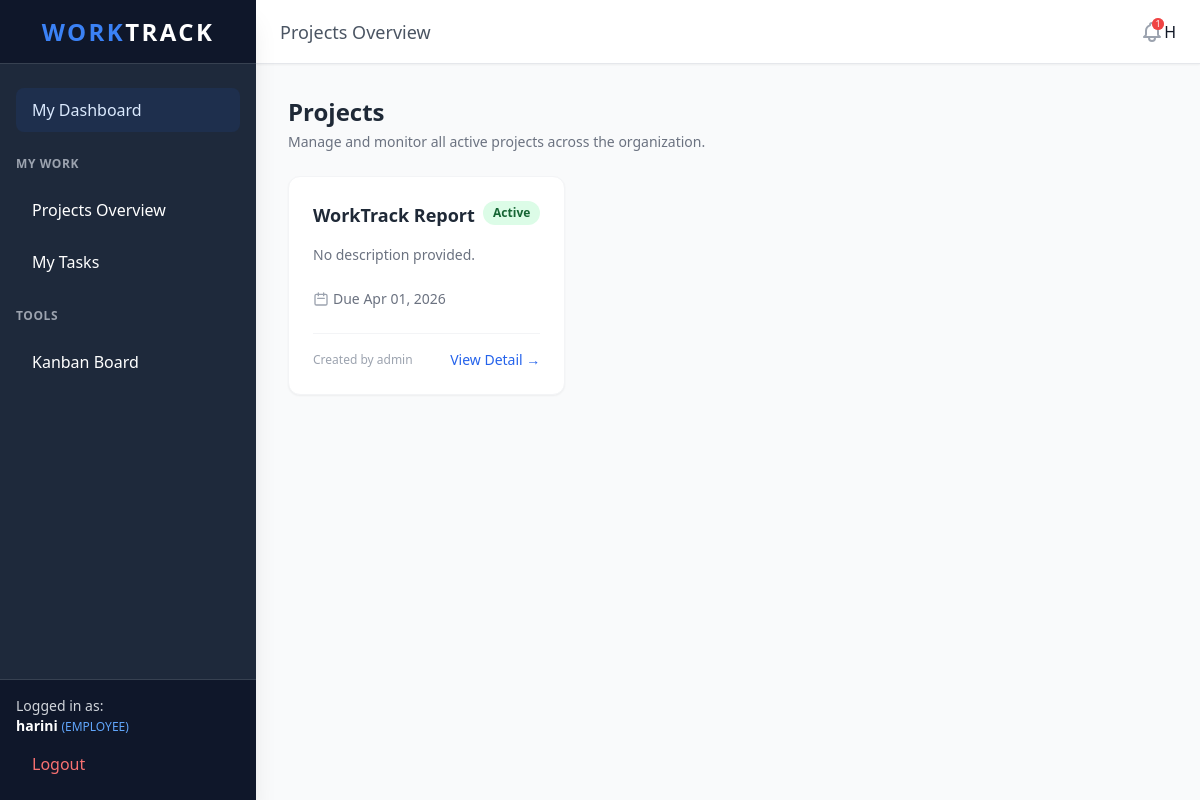
The app's page /projects/ (signed in) with its own data.
### core/models.py (models this page shows, shortened)
class User(AbstractUser):
    class Role(models.TextChoices):
        ADMIN = 'ADMIN', _('Admin')
        EMPLOYEE = 'EMPLOYEE', _('Employee')
    role = models.CharField(
        max_length=50,
        choices=Role.choices,
        default=Role.EMPLOYEE,
    )

class Project(models.Model):
    title = models.CharField(max_length=200)
    description = models.TextField(blank=True)
    start_date = models.DateField()
    end_date = models.DateField()
    created_by = models.ForeignKey(User, on_delete=models.CASCADE, related_name='created_projects')
    created_at = models.DateTimeField(auto_now_add=True)

### core/views.py (the view)
# urls.py: path('projects/', views.project_list, name='project_list'),
@login_required
def project_list(request):
    from .models import Project
    if request.user.role == 'ADMIN':
        projects = Project.objects.all().order_by('-created_at')
    else:
        projects = Project.objects.filter(tasks__assigned_to=request.user).distinct().order_by('-created_at')
    return render(request, 'projects/project_list.html', {'projects': projects})

### core/context_processors.py (called while the page is built)
def unread_notifications(request):
    if request.user.is_authenticated:
        return {
            'notifications': request.user.notifications.filter(is_read=False).order_by('-created_at')[:5],
            'unread_count': request.user.notifications.filter(is_read=False).count()
        }
    return {}

### templates/projects/project_list.html (shortened to what this page needs)
{% extends 'base.html' %}
{% block header_title %}Projects Overview{% endblock %}
{% block content %}
<div class="mb-6 flex justify-between items-center">
    <div>
        <h2 class="text-2xl font-bold text-gray-800">Projects</h2>
        <p class="text-gray-500 text-sm mt-1">Manage and monitor all active projects across the organization.</p>
    </div>
</div>
<div class="grid grid-cols-1 md:grid-cols-2 lg:grid-cols-3 gap-6" id="projects-container">
    {% for project in projects %}
    <div class="bg-white rounded-xl shadow-sm border border-gray-100 p-6 hover:shadow-md transition flex flex-col justify-between">
        <div>
            <div class="flex justify-between items-start mb-4">
                <h3 class="font-bold text-lg text-gray-800">{{ project.title }}</h3>
                <span class="px-2.5 py-1 text-xs font-semibold bg-green-100 text-green-800 rounded-full">Active</span>
            </div>
            <p class="text-gray-500 text-sm mb-6 line-clamp-2">{{ project.description|default:"No description provided." }}</p>
            <div class="flex items-center justify-between text-sm text-gray-500 mb-4">
                <div class="flex items-center">
                    <svg class="w-4 h-4 mr-1 text-gray-400" fill="none" stroke="currentColor" viewBox="0 0 24 24"><path stroke-linecap="round" stroke-linejoin="round" stroke-width="2" d="M8 7V3m8 4V3m-9 8h10M5 21h14a2 2 0 002-2V7a2 2 0 00-2-2H5a2 2 0 00-2 2v12a2 2 0 002 2z"></path></svg>
                    Due {{ project.end_date|date:"M d, Y" }}
                </div>
            </div>
        </div>
        <div>
            <div class="flex justify-between items-center border-t border-gray-100 pt-4 mt-2">
                <span class="text-xs text-gray-400">Created by {{ project.created_by.username }}</span>
                <a href="{% url 'project_detail' project.id %}" class="text-sm font-medium text-blue-600 hover:text-blue-800">View Detail &rarr;</a>
            </div>
        </div>
    </div>
    {% empty %}
    <div class="col-span-full py-10 text-center text-gray-500 bg-white rounded-xl border border-gray-100 shadow-sm">
        No projects found.
    </div>
    {% endfor %}
</div>
{% endblock %}

### templates/base.html (shortened to what this page needs)
<!DOCTYPE html>
<html lang="en">
<head>
    <script src="https://cdn.tailwindcss.com"></script>
</head>
<body class="bg-gray-50 text-gray-900 min-h-screen flex">
    {% if user.is_authenticated %}
    <aside class="w-64 bg-[#1e293b] text-white flex flex-col hidden md:flex shadow-xl z-20">
        <div class="h-16 flex items-center justify-center font-bold text-2xl tracking-widest border-b border-gray-700 bg-[#0f172a]">
            <span class="text-blue-500">WORK</span>TRACK
        </div>
        <nav class="flex-1 px-4 py-6 space-y-2 overflow-y-auto">
            {% if user.role == 'ADMIN' %}
            <a href="{% url 'dashboard' %}" class="block px-4 py-2.5 rounded-lg transition-all duration-200 hover:bg-blue-600 hover:translate-x-1">Admin Dashboard</a>
            <div class="pt-4 pb-2 text-xs font-semibold text-gray-400 uppercase tracking-wider">Management</div>
            <a href="{% url 'project_list' %}" class="block px-4 py-2.5 rounded-lg transition-all duration-200 hover:bg-gray-700 hover:translate-x-1">Projects</a>
            <a href="{% url 'employee_list' %}" class="block px-4 py-2.5 rounded-lg transition-all duration-200 hover:bg-gray-700 hover:translate-x-1">Employees</a>
            <a href="{% url 'admin:index' %}" class="block px-4 py-2.5 rounded-lg transition-all duration-200 hover:bg-gray-700 hover:translate-x-1 text-yellow-400 flex items-center justify-between">
                <span>Database Admin</span>
                <svg class="w-4 h-4 opacity-50" fill="none" stroke="currentColor" viewBox="0 0 24 24"><path stroke-linecap="round" stroke-linejoin="round" stroke-width="2" d="M10 6H6a2 2 0 00-2 2v10a2 2 0 002 2h10a2 2 0 002-2v-4M14 4h6m0 0v6m0-6L10 14"></path></svg>
            </a>
            {% else %}
            <a href="{% url 'dashboard' %}" class="block px-4 py-2.5 rounded-lg transition-all duration-200 hover:bg-blue-600 hover:translate-x-1 bg-blue-600/10 text-blue-100 font-medium">My Dashboard</a>
            <div class="pt-4 pb-2 text-xs font-semibold text-gray-400 uppercase tracking-wider">My Work</div>
            <a href="{% url 'project_list' %}" class="block px-4 py-2.5 rounded-lg transition-all duration-200 hover:bg-gray-700 hover:translate-x-1">Projects Overview</a>
            <a href="{% url 'my_tasks' %}" class="block px-4 py-2.5 rounded-lg transition-all duration-200 hover:bg-gray-700 hover:translate-x-1">My Tasks</a>
            {% endif %}
            <div class="pt-4 pb-2 text-xs font-semibold text-gray-400 uppercase tracking-wider">Tools</div>
            <a href="{% url 'kanban' %}" class="block px-4 py-2.5 rounded-lg transition-all duration-200 hover:bg-gray-700 hover:translate-x-1">Kanban Board</a>
        </nav>
        <div class="p-4 border-t border-gray-700 bg-[#0f172a]">
            <div class="mb-2 text-sm text-gray-300">Logged in as:<br><strong class="text-white">{{ user.username }}</strong> <span class="text-xs text-blue-400">({{ user.role }})</span></div>
            <form method="post" action="{% url 'logout' %}">
                <button type="submit" class="w-full text-left px-4 py-2 text-red-400 hover:text-white transition-colors duration-200 rounded-lg hover:bg-red-600/80">Logout</button>
            </form>
        </div>
    </aside>
    {% endif %}
    <main class="flex-1 flex flex-col h-screen overflow-hidden">
        {% if user.is_authenticated %}
        <header class="h-16 bg-white shadow-sm border-b border-gray-200 flex items-center justify-between px-6 z-10">
            <div class="hidden md:block font-medium text-gray-600 text-lg">
                {% block header_title %}Dashboard{% endblock %}
            </div>
            <div class="flex items-center space-x-5">
                <div class="relative group">
                    <button class="text-gray-400 hover:text-blue-600 transition relative focus:outline-none py-2">
                        {% if unread_count > 0 %}
                        <span class="absolute top-1.5 right-0 flex h-3 w-3">
                          <span class="relative inline-flex rounded-full h-3 w-3 bg-red-500 text-[9px] text-white justify-center items-center">{{ unread_count }}</span>
                        </span>
                        {% endif %}
                    </button>
                </div>
                    {{ user.username|make_list|first|upper }}
                </div>
        </header>
        {% endif %}
        <div class="flex-1 overflow-auto p-4 md:p-8 transition-all bg-gray-50 relative">
            {% block content %}{% endblock %}
        </div>
    </main>
</body>
</html>

### records on screen
User: username "harini", role "EMPLOYEE", username|make_list "H"
Project: title "WorkTrack Report", description "No description provided.", end_date "Apr 01, 2026", created_by.username "admin"

### other values on screen
{{ unread_count }} "1"
